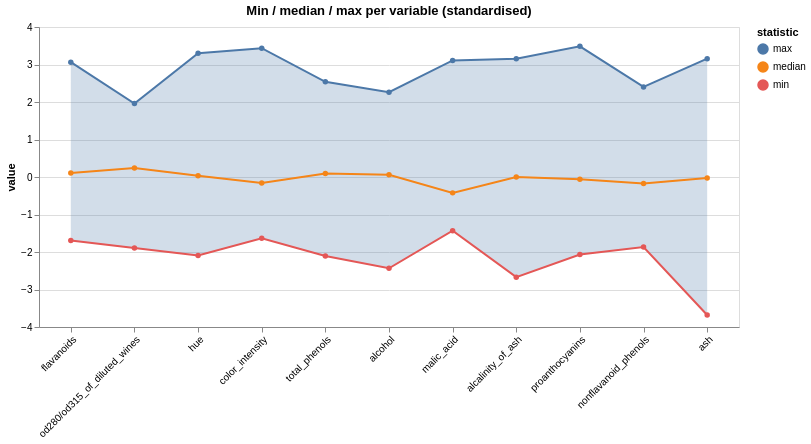

Source (notebook cell):
### Markdown cell above
The summary statistics are computed with `agg` and drawn in two layers: a shaded area between min and max to show each feature's range, and three lines for min, median and max. Layering the band under the lines keeps the median readable where the range is wide.

### Code cell
stats = scaled[sub].agg(['min', 'median', 'max']).T.reset_index()
stats.columns = ['variable', 'min', 'median', 'max']
stats_long = stats.melt('variable', var_name='statistic', value_name='value')
band = alt.Chart(stats).mark_area(opacity=0.25).encode(
    alt.X('variable:N', sort=ordered, title=None, axis=alt.Axis(labelAngle=-45)),
    alt.Y('min:Q', title='value'), alt.Y2('max:Q'))
lines = alt.Chart(stats_long).mark_line(point=True).encode(
    alt.X('variable:N', sort=ordered, title=None),
    alt.Y('value:Q'), alt.Color('statistic:N'),
    tooltip=['variable', 'statistic', alt.Tooltip('value:Q', format='.3f')])
c6 = (band + lines).properties(
    width=700, height=300, title='Min / median / max per variable (standardised)')

c6

### Figure 1 — Vega-Lite specification as saved in the notebook (floating-point values rounded to 4 significant figures)
{"config": {"view": {"continuousWidth": 300, "continuousHeight": 300}}, "layer": [{"data": {"name": "data-a957cf10570d4e653161237abd547ea5"}, "mark": {"type": "area", "opacity": 0.25}, "encoding": {"x": {"axis": {"labelAngle": -45}, "field": "variable", "sort": ["flavanoids", "od280/od315_of_diluted_wines", "hue", "color_intensity", "total_phenols", "alcohol", "malic_acid", "alcalinity_of_ash", "proanthocyanins", "nonflavanoid_phenols", "ash"], "title": null, "type": "nominal"}, "y": {"field": "min", "title": "value", "type": "quantitative"}, "y2": {"field": "max"}}}, {"data": {"name": "data-73471abf8fa04d81e335a0b3f65ee1fa"}, "mark": {"type": "line", "point": true}, "encoding": {"color": {"field": "statistic", "type": "nominal"}, "tooltip": [{"field": "variable", "type": "nominal"}, {"field": "statistic", "type": "nominal"}, {"field": "value", "format": ".3f", "type": "quantitative"}], "x": {"field": "variable", "sort": ["flavanoids", "od280/od315_of_diluted_wines", "hue", "color_intensity", "total_phenols", "alcohol", "malic_acid", "alcalinity_of_ash", "proanthocyanins", "nonflavanoid_phenols", "ash"], "title": null, "type": "nominal"}, "y": {"field": "value", "type": "quantitative"}}}], "height": 300, "title": "Min / median / max per variable (standardised)", "width": 700, "$schema": "https://vega.github.io/schema/vega-lite/v5.8.0.json", "datasets": {"data-a957cf10570d4e653161237abd547ea5": [{"variable": "alcohol", "min": -2.434, "median": 0.061, "max": 2.26}, {"variable": "malic_acid", "min": -1.433, "median": -0.4231, "max": 3.109}, {"variable": "ash", "min": -3.679, "median": -0.02382, "max": 3.156}, {"variable": "alcalinity_of_ash", "min": -2.671, "median": 0.001518, "max": 3.155}, {"variable": "total_phenols", "min": -2.107, "median": 0.09596, "max": 2.54}, {"variable": "flavanoids", "min": -1.696, "median": 0.1061, "max": 3.063}, {"variable": "nonflavanoid_phenols", "min": -1.868, "median": -0.1761, "max": 2.402}, {"variable": "proanthocyanins", "min": -2.069, "median": -0.0629, "max": 3.485}, {"variable": "color_intensity", "min": -1.634, "median": -0.1592, "max": 3.435}, {"variable": "hue", "min": -2.095, "median": 0.03313, "max": 3.302}, {"variable": "od280/od315_of_diluted_wines", "min": -1.895, "median": 0.2377, "max": 1.961}], "data-73471abf8fa04d81e335a0b3f65ee1fa": [{"variable": "alcohol", "statistic": "min", "value": -2.434}, {"variable": "malic_acid", "statistic": "min", "value": -1.433}, {"variable": "ash", "statistic": "min", "value": -3.679}, {"variable": "alcalinity_of_ash", "statistic": "min", "value": -2.671}, {"variable": "total_phenols", "statistic": "min", "value": -2.107}, {"variable": "flavanoids", "statistic": "min", "value": -1.696}, {"variable": "nonflavanoid_phenols", "statistic": "min", "value": -1.868}, {"variable": "proanthocyanins", "statistic": "min", "value": -2.069}, {"variable": "color_intensity", "statistic": "min", "value": -1.634}, {"variable": "hue", "statistic": "min", "value": -2.095}, {"variable": "od280/od315_of_diluted_wines", "statistic": "min", "value": -1.895}, {"variable": "alcohol", "statistic": "median", "value": 0.061}, {"variable": "malic_acid", "statistic": "median", "value": -0.4231}, {"variable": "ash", "statistic": "median", "value": -0.02382}, {"variable": "alcalinity_of_ash", "statistic": "median", "value": 0.001518}, {"variable": "total_phenols", "statistic": "median", "value": 0.09596}, {"variable": "flavanoids", "statistic": "median", "value": 0.1061}, {"variable": "nonflavanoid_phenols", "statistic": "median", "value": -0.1761}, {"variable": "proanthocyanins", "statistic": "median", "value": -0.0629}, {"variable": "color_intensity", "statistic": "median", "value": -0.1592}, {"variable": "hue", "statistic": "median", "value": 0.03313}, {"variable": "od280/od315_of_diluted_wines", "statistic": "median", "value": 0.2377}, {"variable": "alcohol", "statistic": "max", "value": 2.26}, {"variable": "malic_acid", "statistic": "max", "value": 3.109}, {"variable": "ash", "statistic": "max", "value": 3.156}, {"variable": "alcalinity_of_ash", "statistic": "max", "value": 3.155}, {"variable": "total_phenols", "statistic": "max", "value": 2.54}, {"variable": "flavanoids", "statistic": "max", "value": 3.063}, {"variable": "nonflavanoid_phenols", "statistic": "max", "value": 2.402}, {"variable": "proanthocyanins", "statistic": "max", "value": 3.485}, {"variable": "color_intensity", "statistic": "max", "value": 3.435}, {"variable": "hue", "statistic": "max", "value": 3.302}, {"variable": "od280/od315_of_diluted_wines", "statistic": "max", "value": 1.961}]}}
